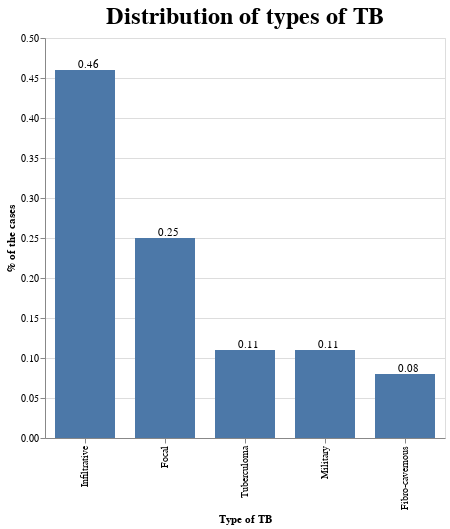

The cell this chart's notebook holds for it:
### Code cell
source = pd.DataFrame({
    'Type of TB': tb_types,
    '% of the cases': list(qty_per_type.values())
})

bars = alt.Chart(source, title = 'Distribution of types of TB').mark_bar(size = 60).encode(
    x= alt.X('Type of TB', sort=alt.EncodingSortField(field="N° of Cases", op="count", order='ascending')),
    y= alt.Y('% of the cases')
)

text = bars.mark_text(
    align='center',
    baseline='bottom',
    dx=3  # Nudges text to right so it doesn't appear on top of the bar
).encode(
    text='% of the cases'
)

(bars + text).properties(width = 400, height = 400).configure_title(fontSize=24)

### Figure 1 — Vega-Lite specification as saved in the notebook (floating-point values rounded to 4 significant figures)
{"config": {"view": {"continuousWidth": 400, "continuousHeight": 300}, "title": {"fontSize": 24}}, "layer": [{"mark": {"type": "bar", "size": 60}, "encoding": {"x": {"type": "nominal", "field": "Type of TB", "sort": {"field": "N° of Cases", "op": "count", "order": "ascending"}}, "y": {"type": "quantitative", "field": "% of the cases"}}, "title": "Distribution of types of TB"}, {"mark": {"type": "text", "align": "center", "baseline": "bottom", "dx": 3}, "encoding": {"text": {"type": "quantitative", "field": "% of the cases"}, "x": {"type": "nominal", "field": "Type of TB", "sort": {"field": "N° of Cases", "op": "count", "order": "ascending"}}, "y": {"type": "quantitative", "field": "% of the cases"}}, "title": "Distribution of types of TB"}], "data": {"name": "data-80c28d3c957d106237b07cbe7233c3ac"}, "height": 400, "width": 400, "$schema": "https://vega.github.io/schema/vega-lite/v4.8.1.json", "datasets": {"data-80c28d3c957d106237b07cbe7233c3ac": [{"Type of TB": "Infiltrative", "% of the cases": 0.46}, {"Type of TB": "Focal", "% of the cases": 0.25}, {"Type of TB": "Tuberculoma", "% of the cases": 0.11}, {"Type of TB": "Military", "% of the cases": 0.11}, {"Type of TB": "Fibro-cavernous", "% of the cases": 0.08}]}}
